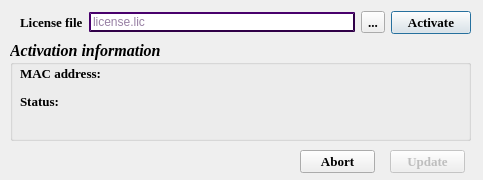
<?xml version="1.0" encoding="UTF-8"?>
<ui version="4.0">
 <class>Dialog</class>
 <widget class="QDialog" name="Dialog">
  <property name="geometry">
   <rect>
    <x>0</x>
    <y>0</y>
    <width>483</width>
    <height>180</height>
   </rect>
  </property>
  <property name="windowTitle">
   <string>Check for license</string>
  </property>
  <property name="windowIcon">
   <iconset>
    <normaloff>../test/dsp.gif</normaloff>../test/dsp.gif</iconset>
  </property>
  <property name="styleSheet">
   <string notr="true">#license_file {border-style:outset;border-width:2px;border-color: rgb(48, 0, 72);color: rgb(48, 0, 72);font: 10pt &quot;Verdana&quot;;;}
#mac {background-color: transparent;border:none;border-style:outset;color: rgb(48, 0, 72);font: 75 10pt &quot;Verdana&quot;;}
#activate_status {background-color: transparent;border:none;border-style:outset;color: rgb(255, 0, 0);font: 75 10pt &quot;Verdana&quot;;}</string>
  </property>
  <widget class="QGroupBox" name="groupBox">
   <property name="geometry">
    <rect>
     <x>10</x>
     <y>40</y>
     <width>461</width>
     <height>101</height>
    </rect>
   </property>
   <property name="font">
    <font>
     <family>Times New Roman</family>
     <pointsize>12</pointsize>
     <weight>75</weight>
     <italic>true</italic>
     <bold>true</bold>
    </font>
   </property>
   <property name="title">
    <string>Activation information</string>
   </property>
   <widget class="QWidget" name="layoutWidget">
    <property name="geometry">
     <rect>
      <x>10</x>
      <y>20</y>
      <width>241</width>
      <height>27</height>
     </rect>
    </property>
    <layout class="QHBoxLayout" name="horizontalLayout">
     <item>
      <widget class="QLabel" name="label_2">
       <property name="font">
        <font>
         <family>Times New Roman</family>
         <pointsize>10</pointsize>
         <weight>75</weight>
         <bold>true</bold>
        </font>
       </property>
       <property name="text">
        <string>MAC address:</string>
       </property>
      </widget>
     </item>
     <item>
      <widget class="QLineEdit" name="mac">
       <property name="readOnly">
        <bool>true</bool>
       </property>
      </widget>
     </item>
    </layout>
   </widget>
   <widget class="QWidget" name="layoutWidget_2">
    <property name="geometry">
     <rect>
      <x>10</x>
      <y>50</y>
      <width>441</width>
      <height>51</height>
     </rect>
    </property>
    <layout class="QGridLayout" name="gridLayout">
     <item row="0" column="0">
      <widget class="QLabel" name="label_3">
       <property name="font">
        <font>
         <family>Times New Roman</family>
         <pointsize>10</pointsize>
         <weight>75</weight>
         <bold>true</bold>
        </font>
       </property>
       <property name="text">
        <string>Status:</string>
       </property>
      </widget>
     </item>
     <item row="0" column="1" rowspan="2">
      <widget class="QTextEdit" name="activate_status">
       <property name="readOnly">
        <bool>true</bool>
       </property>
      </widget>
     </item>
    </layout>
   </widget>
  </widget>
  <widget class="QWidget" name="layoutWidget_3">
   <property name="geometry">
    <rect>
     <x>20</x>
     <y>10</y>
     <width>451</width>
     <height>25</height>
    </rect>
   </property>
   <layout class="QHBoxLayout" name="horizontalLayout_2">
    <item>
     <widget class="QLabel" name="label">
      <property name="font">
       <font>
        <family>Times New Roman</family>
        <pointsize>10</pointsize>
        <weight>75</weight>
        <bold>true</bold>
       </font>
      </property>
      <property name="text">
       <string>License file</string>
      </property>
     </widget>
    </item>
    <item>
     <widget class="QLineEdit" name="license_file">
      <property name="placeholderText">
       <string>license.lic</string>
      </property>
     </widget>
    </item>
    <item>
     <widget class="QToolButton" name="show_license">
      <property name="font">
       <font>
        <family>Times New Roman</family>
        <pointsize>10</pointsize>
        <weight>75</weight>
        <bold>true</bold>
       </font>
      </property>
      <property name="text">
       <string>...</string>
      </property>
     </widget>
    </item>
    <item>
     <widget class="QPushButton" name="activate">
      <property name="font">
       <font>
        <family>Times New Roman</family>
        <pointsize>10</pointsize>
        <weight>75</weight>
        <bold>true</bold>
       </font>
      </property>
      <property name="text">
       <string>Activate</string>
      </property>
     </widget>
    </item>
   </layout>
  </widget>
  <widget class="QPushButton" name="update">
   <property name="enabled">
    <bool>false</bool>
   </property>
   <property name="geometry">
    <rect>
     <x>390</x>
     <y>150</y>
     <width>75</width>
     <height>23</height>
    </rect>
   </property>
   <property name="font">
    <font>
     <family>Times New Roman</family>
     <pointsize>10</pointsize>
     <weight>75</weight>
     <bold>true</bold>
    </font>
   </property>
   <property name="text">
    <string>Update</string>
   </property>
  </widget>
  <widget class="QPushButton" name="abort">
   <property name="geometry">
    <rect>
     <x>300</x>
     <y>150</y>
     <width>75</width>
     <height>23</height>
    </rect>
   </property>
   <property name="font">
    <font>
     <family>Times New Roman</family>
     <pointsize>10</pointsize>
     <weight>75</weight>
     <bold>true</bold>
    </font>
   </property>
   <property name="text">
    <string>Abort</string>
   </property>
  </widget>
 </widget>
 <resources/>
 <connections/>
</ui>
